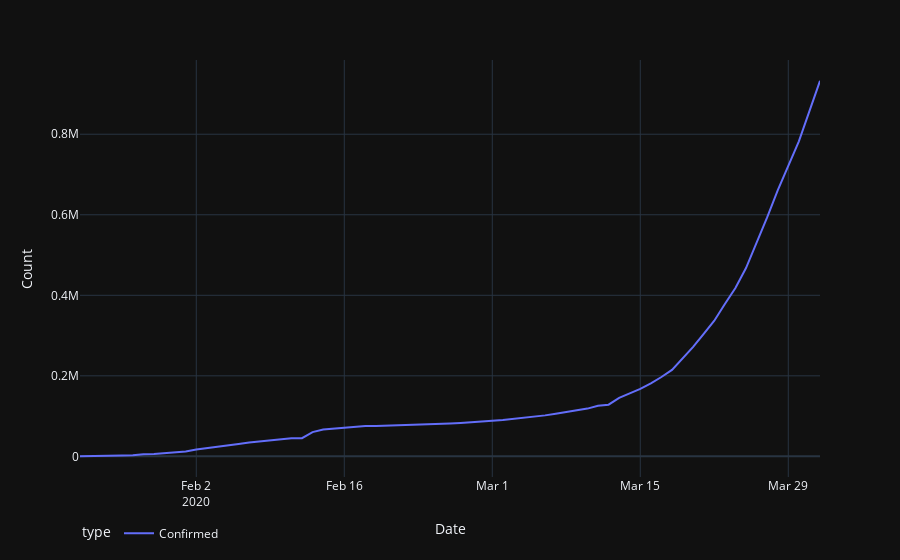

The notebook cell saved with this chart:
### Code cell
def plot_timeseries(df1):
    fig = px.line(df1, x='Date', y='Count', color='type',template='plotly_dark')

    fig.update_layout(legend_orientation="h")
    return(fig)

fig = plot_timeseries(sums)
fig.show()
